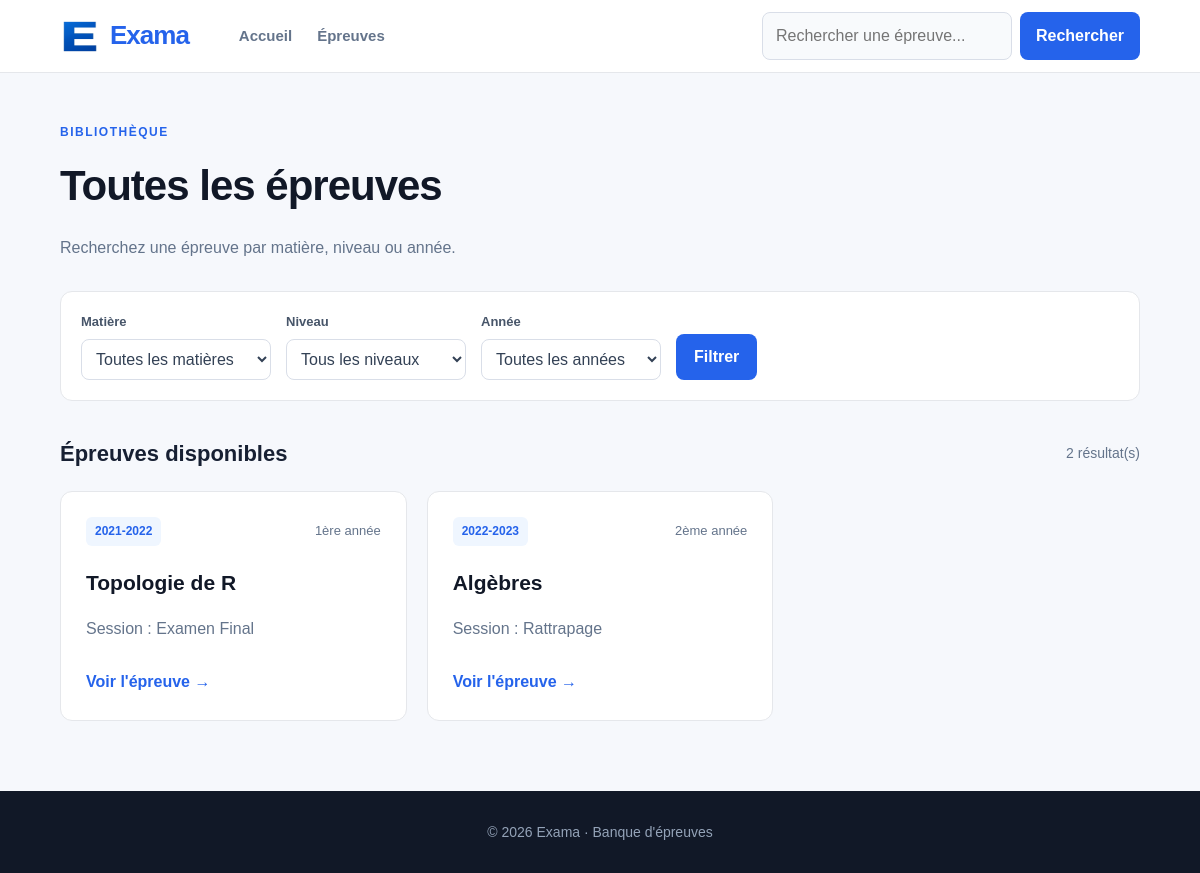
/epreuves/, run on an earlier commit of the app's database.
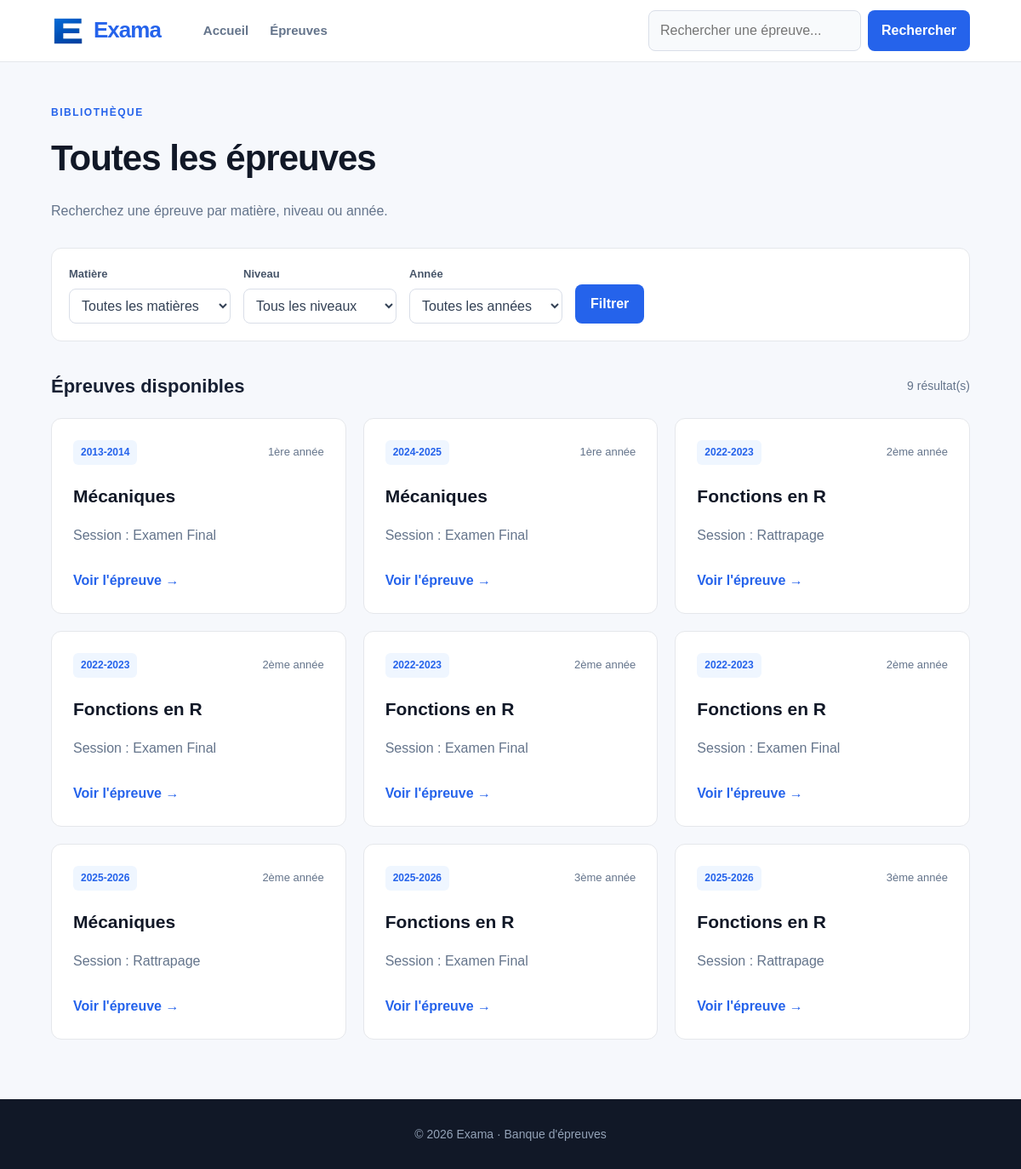
And on a later commit of the database.
### epreuves/models.py (models this page shows, shortened)
class Epreuve(models.Model):
    ANNEE = [(year, f"{year}-{year + 1}") for year in range(2000, 2026)]
    ENTITES = [
       ("FAST", "FAST"),
       ("ENS", "ENS"),
    ]
    NIVEAUX = [
        ('1', '1ère année'),
        ('2', '2ème année'),
        ('3', '3ème année'),
    ]
    SESSION = [
        ('Examen', 'Examen Final'),
        ('Rattrapage', 'Rattrapage'),
    ]
    entite = models.CharField(max_length=100, default=ENTITES[0][0], choices=ENTITES)
    niveau = models.CharField(max_length=100, default="Choisissez votre niveau", choices=NIVEAUX)
    annee = models.IntegerField(choices=ANNEE)
    session = models.CharField(max_length=100, default="Quel est la session?" ,choices=SESSION)
    fichier = models.FileField(upload_to='epreuves/')
    matiere = models.ForeignKey('Matiere', on_delete=models.CASCADE, related_name='epreuves')
    date_ajout = models.DateTimeField(auto_now_add=True)

class Matiere(models.Model):
    nom = models.CharField(max_length=100)
    slug = models.SlugField(unique=True)
    def __str__(self):
        return self.nom

### epreuves/views.py (the view)
# urls.py: path("epreuves/", views.liste_epreuves, name="epreuves"),
def liste_epreuves(request):
    epreuves = Epreuve.objects.select_related("matiere")
    recherche = request.GET.get("q", "").strip()
    if recherche:
        filtre = Q(matiere__nom__icontains=recherche)
        if recherche.isdigit():
            filtre |= Q(annee=int(recherche))
        epreuves = epreuves.filter(filtre)
    matiere = request.GET.get("matiere", "").strip()
    niveau = request.GET.get("niveau", "").strip()
    annee = request.GET.get("annee", "").strip()
    entite = request.GET.get("entite", "").strip()
    if matiere:
        epreuves = epreuves.filter(matiere_id=matiere)
    if niveau:
        epreuves = epreuves.filter(niveau=niveau)
    if annee:
        epreuves = epreuves.filter(annee=annee)
    if entite:
        epreuves = epreuves.filter(entite=entite)
    return render(request, "epreuves.html", {
        "epreuves": epreuves,
        "matieres": Matiere.objects.order_by("nom"),
        "annees": (
            Epreuve.objects
            .order_by("-annee")
            .values_list("annee", flat=True)
            .distinct()
        ),
        "niveaux": Epreuve.NIVEAUX,
        "recherche": recherche,
        "matiere_recherchee": matiere,
        "niveau_recherche": niveau,
        "annee_recherchee": annee,
    })

### templates/epreuves.html (shortened to what this page needs)
{% extends "base.html" %}
{% block content %}
<div class="page-header">
    <p class="section-label">BIBLIOTHÈQUE</p>
    <h1>Toutes les épreuves</h1>
    <p>
        Recherchez une épreuve par matière, niveau ou année.
    </p>
</div>
<form method="get" class="filters">
    <div class="filter-group">
        <label for="matiere">
            Matière
        </label>
        <select id="matiere" name="matiere">
            <option value="">
                Toutes les matières
            </option>
        </select>
    </div>
    <div class="filter-group">
        <label for="niveau">
            Niveau
        </label>
        <select id="niveau" name="niveau">
            <option value="">
                Tous les niveaux
            </option>
        </select>
    </div>
    <div class="filter-group">
        <label for="annee">
            Année
        </label>
        <select id="annee" name="annee">
            <option value="">
                Toutes les années
            </option>
        </select>
    </div>
    <button type="submit" class="filter-button">
        Filtrer
    </button>
</form>
<div class="results-header">
    <h2>
        Épreuves disponibles
    </h2>
    <span>
        {{ epreuves|length }} résultat(s)
    </span>
</div>
<div class="exam-grid">
    {% for epreuve in epreuves %}
        <article class="exam-card">
            <div class="exam-card-top">
                <span class="exam-badge">
                    {{ epreuve.get_annee_display }}
                </span>
                <span>
                    {{ epreuve.get_niveau_display }}
                </span>
            </div>
            <h3>
                {{ epreuve.matiere }}
            </h3>
            <p>
                Session : {{ epreuve.get_session_display }}
            </p>
            <a
                href="{% url 'epreuves_details' epreuve.id %}"
                class="card-link"
            >
                Voir l'épreuve →
            </a>
        </article>
    {% endfor %}
</div>
{% endblock content %}

What changed in the data, as far as the page shows it:
removed Epreuve: annee "2021-2022", niveau "1ère année", matiere "Topologie de R", session "Examen Final"
removed Epreuve: annee "2022-2023", niveau "2ème année", matiere "Algèbres", session "Rattrapage"
added Epreuve: annee "2013-2014", niveau "1ère année", matiere "Mécaniques", session "Examen Final"
added Epreuve: annee "2024-2025", niveau "1ère année", matiere "Mécaniques", session "Examen Final"
added Epreuve: annee "2022-2023", niveau "2ème année", matiere "Fonctions en R", session "Rattrapage"
added Epreuve: annee "2022-2023", niveau "2ème année", matiere "Fonctions en R", session "Examen Final"
added Epreuve: annee "2022-2023", niveau "2ème année", matiere "Fonctions en R", session "Examen Final"
added Epreuve: annee "2022-2023", niveau "2ème année", matiere "Fonctions en R", session "Examen Final"
added Epreuve: annee "2025-2026", niveau "2ème année", matiere "Mécaniques", session "Rattrapage"
added Epreuve: annee "2025-2026", niveau "3ème année", matiere "Fonctions en R", session "Examen Final"
added Epreuve: annee "2025-2026", niveau "3ème année", matiere "Fonctions en R", session "Rattrapage"
Also different on the page:
{{ epreuves|length }}: "2" → "9"
